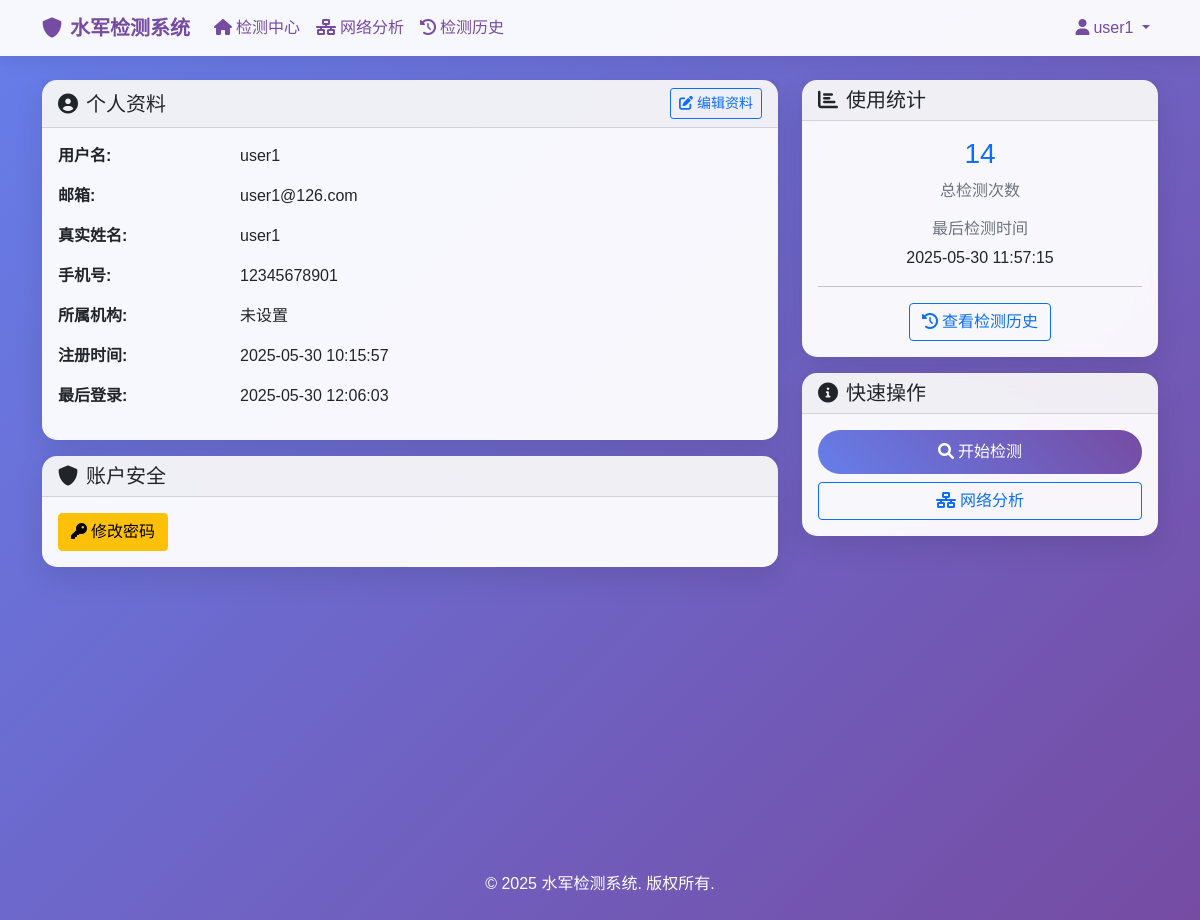
Screenshot of /profile (signed in) with the database file from the repository.
### tables this page shows
CREATE TABLE users (
            id INTEGER PRIMARY KEY AUTOINCREMENT,
            username TEXT UNIQUE NOT NULL,
            email TEXT UNIQUE NOT NULL,
            password_hash TEXT NOT NULL,
            real_name TEXT,
            phone TEXT,
            organization TEXT,
            role TEXT DEFAULT 'user',
            is_active INTEGER DEFAULT 1,
            created_at TIMESTAMP DEFAULT CURRENT_TIMESTAMP,
            last_login TIMESTAMP,
            detection_count INTEGER DEFAULT 0,
            last_detection TIMESTAMP
        );

### web/app_minimal.py (the view)
@app.route('/profile')
@login_required
def profile():
    user = get_current_user()
    return render_template('auth/profile.html', user=user)

### web/app_minimal.py (called while the page is built)
@app.context_processor
def inject_user():
    return dict(current_user=get_current_user())

### web/simple_auth.py (called while the page is built)
def get_db():
    if 'db' not in g:
        g.db = sqlite3.connect(DATABASE)
        g.db.row_factory = sqlite3.Row
    return g.db

def login_required(f):
    @wraps(f)
    def decorated_function(*args, **kwargs):
        if 'user_id' not in session:
            flash('请先登录后访问此页面', 'info')
            return redirect(url_for('login', next=request.url))
        return f(*args, **kwargs)
    return decorated_function

def get_current_user():
    if 'user_id' not in session:
        return None
    db = get_db()
    user = db.execute('SELECT * FROM users WHERE id = ?', (session['user_id'],)).fetchone()
    return dict(user) if user else None

### web/templates/auth/profile.html
{% extends "base.html" %}
{% set title = "个人资料" %}
{% block content %}
<div class="row">
    <div class="col-md-8">
        <div class="card">
            <div class="card-header d-flex justify-content-between align-items-center">
                <h5 class="mb-0">
                    <i class="fas fa-user-circle me-2"></i>个人资料
                </h5>
                <a href="{{ url_for('edit_profile') }}" class="btn btn-outline-primary btn-sm">
                    <i class="fas fa-edit me-1"></i>编辑资料
                </a>
            </div>
            <div class="card-body">
                <div class="row mb-3">
                    <div class="col-sm-3">
                        <strong>用户名:</strong>
                    </div>
                    <div class="col-sm-9">
                        {{ user['username'] }}
                    </div>
                </div>
                <div class="row mb-3">
                    <div class="col-sm-3">
                        <strong>邮箱:</strong>
                    </div>
                    <div class="col-sm-9">
                        {{ user['email'] }}
                    </div>
                </div>
                <div class="row mb-3">
                    <div class="col-sm-3">
                        <strong>真实姓名:</strong>
                    </div>
                    <div class="col-sm-9">
                        {{ user['real_name'] or '未设置' }}
                    </div>
                </div>
                <div class="row mb-3">
                    <div class="col-sm-3">
                        <strong>手机号:</strong>
                    </div>
                    <div class="col-sm-9">
                        {{ user['phone'] or '未设置' }}
                    </div>
                </div>
                <div class="row mb-3">
                    <div class="col-sm-3">
                        <strong>所属机构:</strong>
                    </div>
                    <div class="col-sm-9">
                        {{ user['organization'] or '未设置' }}
                    </div>
                </div>
                <div class="row mb-3">
                    <div class="col-sm-3">
                        <strong>注册时间:</strong>
                    </div>
                    <div class="col-sm-9">
                        {{ user['created_at'] or '未知' }}
                    </div>
                </div>
                <div class="row mb-3">
                    <div class="col-sm-3">
                        <strong>最后登录:</strong>
                    </div>
                    <div class="col-sm-9">
                        {{ user['last_login'] or '从未登录' }}
                    </div>
                </div>
            </div>
        </div>
        <div class="card mt-3">
            <div class="card-header">
                <h5 class="mb-0">
                    <i class="fas fa-shield-alt me-2"></i>账户安全
                </h5>
            </div>
            <div class="card-body">
                <a href="{{ url_for('change_password') }}" class="btn btn-warning">
                    <i class="fas fa-key me-1"></i>修改密码
                </a>
            </div>
        </div>
    </div>
    <div class="col-md-4">
        <div class="card">
            <div class="card-header">
                <h5 class="mb-0">
                    <i class="fas fa-chart-bar me-2"></i>使用统计
                </h5>
            </div>
            <div class="card-body text-center">
                <div class="mb-3">
                    <h3 class="text-primary">{{ user['detection_count'] or 0 }}</h3>
                    <p class="text-muted mb-0">总检测次数</p>
                </div>
                <div class="mb-3">
                    <h6 class="text-muted">最后检测时间</h6>
                    <p class="mb-0">
                        {{ user['last_detection'] or '从未检测' }}
                    </p>
                </div>
                <hr>
                <a href="{{ url_for('detection_history') }}" class="btn btn-outline-primary">
                    <i class="fas fa-history me-1"></i>查看检测历史
                </a>
            </div>
        </div>
        <div class="card mt-3">
            <div class="card-header">
                <h5 class="mb-0">
                    <i class="fas fa-info-circle me-2"></i>快速操作
                </h5>
            </div>
            <div class="card-body">
                <div class="d-grid gap-2">
                    <a href="{{ url_for('index') }}" class="btn btn-primary">
                        <i class="fas fa-search me-1"></i>开始检测
                    </a>
                    <a href="{{ url_for('network_analysis') }}" class="btn btn-outline-primary">
                        <i class="fas fa-network-wired me-1"></i>网络分析
                    </a>
                </div>
            </div>
        </div>
    </div>
</div>
{% endblock %}

### web/templates/base.html (shortened to what this page needs)
<!DOCTYPE html>
<html lang="zh-CN">
<head>
    <link href="https://cdn.jsdelivr.net/npm/bootstrap@5.1.3/dist/css/bootstrap.min.css" rel="stylesheet">
    <link href="https://cdnjs.cloudflare.com/ajax/libs/font-awesome/6.0.0/css/all.min.css" rel="stylesheet">
</head>
<body>
    <nav class="navbar navbar-expand-lg fixed-top">
        <div class="container">
            <a class="navbar-brand" href="{{ url_for('index') if current_user else url_for('login') }}">
                <i class="fas fa-shield-alt me-2"></i>水军检测系统
            </a>
            <div class="collapse navbar-collapse" id="navbarNav">
                <ul class="navbar-nav me-auto">
                    {% if current_user %}
                    <li class="nav-item">
                        <a class="nav-link" href="{{ url_for('index') }}">
                            <i class="fas fa-home me-1"></i>检测中心
                        </a>
                    </li>
                    <li class="nav-item">
                        <a class="nav-link" href="{{ url_for('network_analysis') }}">
                            <i class="fas fa-network-wired me-1"></i>网络分析
                        </a>
                    </li>
                    <li class="nav-item">
                        <a class="nav-link" href="{{ url_for('detection_history') }}">
                            <i class="fas fa-history me-1"></i>检测历史
                        </a>
                    </li>
                    {% endif %}
                </ul>
                <ul class="navbar-nav">
                    {% if current_user %}
                    <li class="nav-item dropdown">
                        <a class="nav-link dropdown-toggle" href="#" role="button" data-bs-toggle="dropdown">
                            <i class="fas fa-user me-1"></i>{{ current_user['username'] }}
                        </a>
                    </li>
                    {% endif %}
                </ul>
            </div>
        </div>
    </nav>
    <div class="main-content">
        <div class="container">
            {% block content %}{% endblock %}
        </div>
    </div>
    <footer class="mt-5 py-4 text-center text-white">
        <div class="container">
            <p>&copy; 2025 水军检测系统. 版权所有.</p>
        </div>
    </footer>
</body>
</html>

### web/templates/base.html (style rules this page uses)
body { background: linear-gradient(135deg, #667eea 0%, #764ba2 100%); min-height: 100vh; font-family: 'Arial', sans-serif; }
.navbar { background: rgba(255, 255, 255, 0.95) !important; backdrop-filter: blur(10px); box-shadow: 0 2px 20px rgba(0, 0, 0, 0.1); }
.navbar-brand { font-weight: bold; color: #764ba2 !important; }
.main-content { margin-top: 80px; min-height: calc(100vh - 80px); }
.card { border: none; border-radius: 15px; box-shadow: 0 10px 30px rgba(0, 0, 0, 0.1); backdrop-filter: blur(10px); background: rgba(255, 255, 255, 0.95); }
.btn-primary { background: linear-gradient(45deg, #667eea, #764ba2); border: none; border-radius: 25px; padding: 10px 30px; font-weight: 500; transition: all 0.3s ease; }
.nav-link { color: #764ba2 !important; font-weight: 500; }

### rows the page displays
users: username "user1", email "user1@126.com", real_name "user1", phone "12345678901", created_at "2025-05-30 10:15:57", last_login "2025-05-30 12:06:03", detection_count "14", last_detection "2025-05-30 11:57:15"

### other values shown
{{ user['organization'] or '未设置' }} "未设置"
